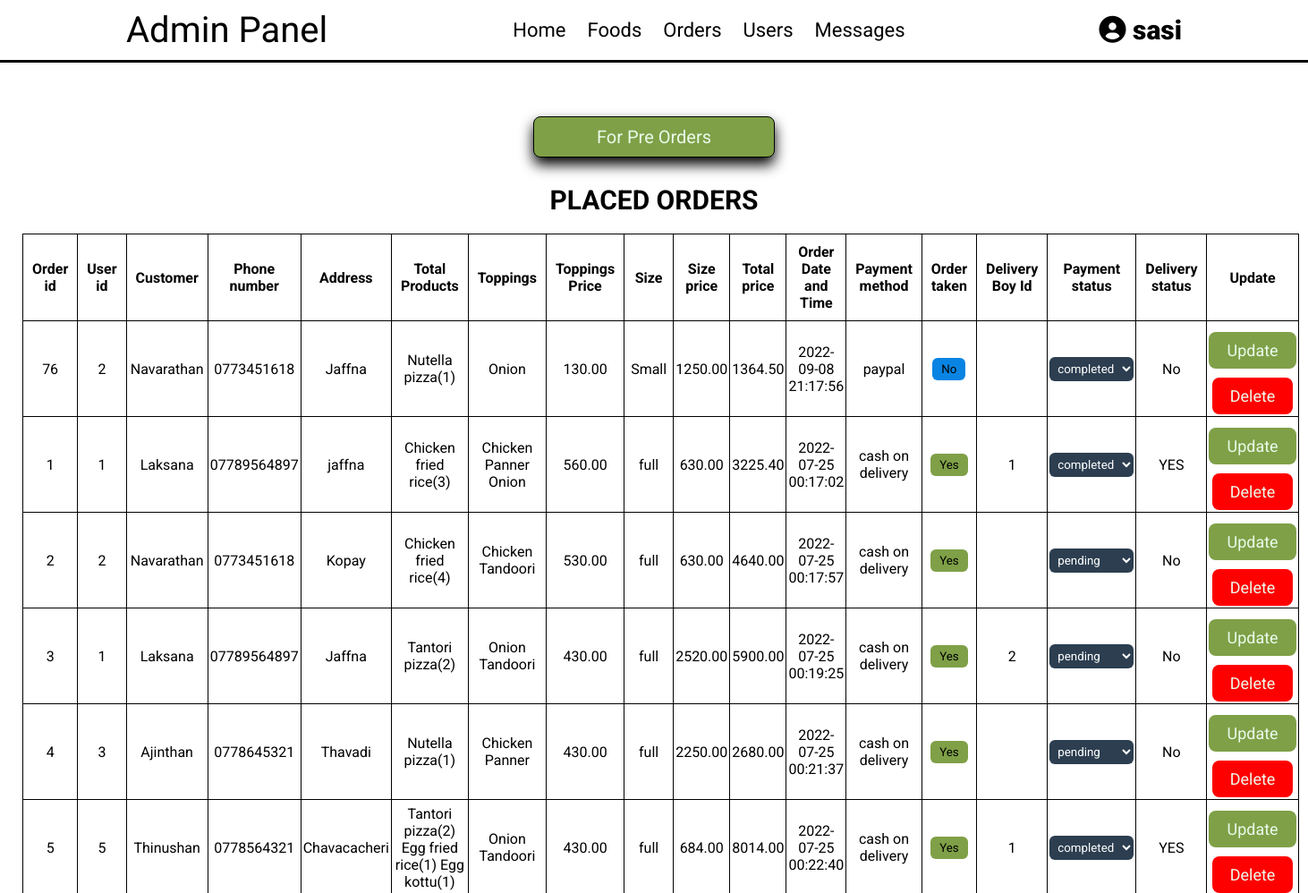
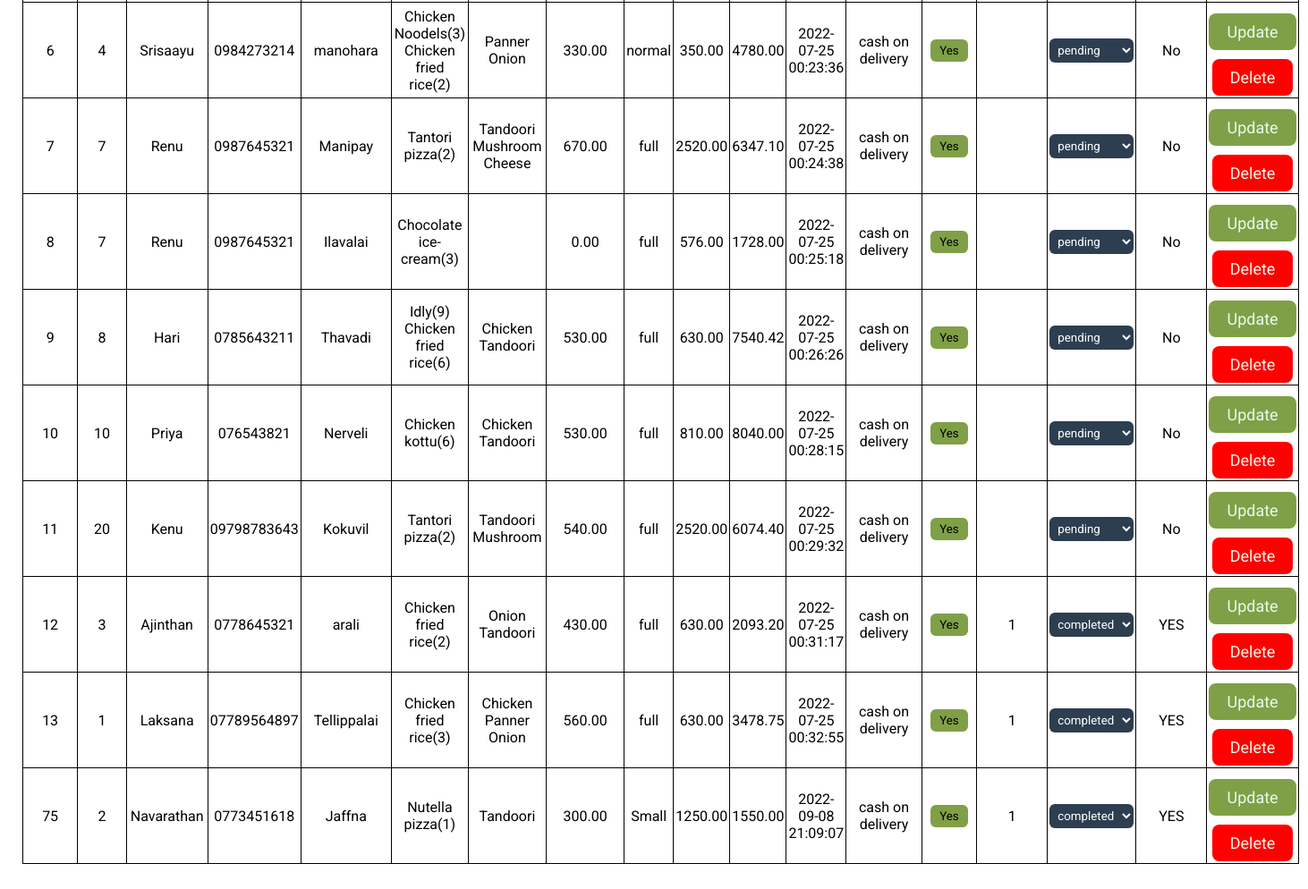
/admin/manage_orders.php (signed in), run on the app's committed database (2 pictures, top to bottom).
### tables this page shows
CREATE TABLE IF NOT EXISTS `order_tbl` (
  `order_id` int NOT NULL AUTO_INCREMENT,
  `user_id` int NOT NULL,
  `user_name` varchar(100) NOT NULL,
  `phone_no` varchar(12) NOT NULL,
  `email` varchar(100) NOT NULL,
  `payment_method` varchar(100) NOT NULL,
  `address` varchar(300) NOT NULL,
  `total_items` varchar(800) NOT NULL,
  `topping` varchar(100) NOT NULL,
  `t_price` decimal(8,2) NOT NULL,
  `size` varchar(10) NOT NULL,
  `s_price` decimal(8,2) NOT NULL,
  `total_price` decimal(10,2) NOT NULL,
  `order_date` datetime NOT NULL,
  `payment_status` varchar(30) NOT NULL DEFAULT 'pending',
  `order_taken` varchar(10) NOT NULL DEFAULT 'No',
  `delb_id` int DEFAULT NULL,
  `delivery_status` varchar(10) NOT NULL DEFAULT 'No',
  PRIMARY KEY (`order_id`),
  KEY `user_id` (`user_id`)
);

### admin/manage_orders.php (the view, shortened to what this page needs)
<?php
include '../connection.php';
?>
<!DOCTYPE html>
<html lang="en">
<head>
   <link rel="stylesheet" href="https://cdnjs.cloudflare.com/ajax/libs/font-awesome/6.0.0/css/all.min.css">
   <link rel="stylesheet" href="../css/admin_style7.css">
</head>
<body>
<?php include 'admin_header.php'; ?>
<section class="orders">
   <div class="contain"><a href="pre_orders.php" class="option-btn">For Pre Orders</a></div>
   <h1 class="title">placed orders</h1>
   <table>
      <tr>
         <th>Order id</th>
         <th>User id</th>
         <th>Customer</th>
         <th>Phone number</th>
         <th>Address</th>
         <th>Total Products</th>
         <th>Toppings</th>
         <th>Toppings Price</th>
         <th>Size</th>
         <th>Size price</th>
         <th>Total price</th>
         <th>Order Date and Time</th>
         <th>Payment method</th>
         <th>Order taken</th>
         <th>Delivery Boy Id</th>
         <th>Payment status</th>
         <th>Delivery status</th>
         <th>Update</th>
      </tr>
      <?php
      $select_orders = mysqli_query($conn, "SELECT * FROM `order_tbl`  ORDER BY order_taken, order_date") or die('query failed');
      if(mysqli_num_rows($select_orders) > 0){
         while($fetch_orders = mysqli_fetch_assoc($select_orders)){
      ?>
      <tr>
         <td><?php echo $fetch_orders['order_id']; ?></td>
         <td><?php echo $fetch_orders['user_id']; ?></td>
         <td><?php echo $fetch_orders['user_name']; ?></td>
         <td><?php echo $fetch_orders['phone_no']; ?></td>
         <td><?php echo $fetch_orders['address']; ?></td>
         <td><?php echo $fetch_orders['total_items']; ?></td>
         <td><?php echo $fetch_orders['topping']; ?></td>
         <td><?php echo $fetch_orders['t_price']; ?></td>
         <td><?php echo $fetch_orders['size']; ?></td>
         <td><?php echo $fetch_orders['s_price']; ?></td>
         <td><?php echo $fetch_orders['total_price']; ?></td>
         <td><?php echo $fetch_orders['order_date']; ?></td>
         <td><?php echo $fetch_orders['payment_method']; ?></td>
         <td>
            <form action="" method="post">
            <input type="submit" name="take_order"  style="background-color:<?php if($fetch_orders['order_taken'] == 'Yes'){ echo '#7fa047'; } ?>" class="order-btn" value="<?php echo $fetch_orders['order_taken']; ?>"/>
            </form>
         </td>
         <td><?php echo $fetch_orders['delb_id']; ?></td>
         <td><form action="" method="post">
            <select class="selecting" name="update_payment">
               <option value="<?php echo $fetch_orders['payment_status']; ?>" hidden><?php echo $fetch_orders['payment_status']; ?></option>
            </select>
         </td>
         <td><?php echo $fetch_orders['delivery_status']; ?></td>
         <td>
            <input type="submit" value="Update"  name="update_order" class="option-btn">
            <a href="manage_orders.php?delete=<?php echo $fetch_orders['order_id']; ?>" onclick="return confirm('delete this order?');" class="delete-btn">Delete</a>
         </td>
      </tr>
      <?php
         }
      }else{
         echo '<p class="empty">no orders placed yet!</p>';
      }
      ?>
   </table>
</section>
</body>
</html>

### css/admin_style7.css (style rules this page uses)
* { font-family: 'Roboto'; margin:0; padding:0; box-sizing: border-box; outline: none; border:none; text-decoration: none; transition:all .2s linear; }
body { background-color: #ffffff; }
section { padding:30px 25px; }
.title { text-align: center; margin:20px; text-transform: uppercase; color:#000000; font-size: 30px; }
.btn, .option-btn, .delete-btn, .white-btn { display: inline-block; margin-top: 10px; padding:10px 20px; cursor: pointer; color:#ebfaeb; font-size: 18px; border-radius: 8px; text-transform: capitalize; }
.option-btn { background-color: #7fa047; }
.delete-btn { background-color: #ff0000; }
h1 { color:#ffffff; }
.order-btn { background-color: #0984e3; padding:5px 10px; border-radius: 6px; }
table, tr ,th, td { border:1px solid #000000; border-collapse: collapse; text-align: center; padding:2px; }
.orders .selecting { background-color: #2c3e50; color:#ffffff ; padding: 5px; border-radius: 6px; }
.contain { margin:30px; }
.contain a { padding:10px; font-size: 20px; text-align: center; box-shadow: 0 8px 15px #000000; border:1px solid #000000; display: block; width:20%; margin:auto; }
.box-container table tr td, th { padding:10px; }

### data on the page
order_tbl: order_id "76", user "2", user_name "Navarathan", phone_no "0773451618", address "Jaffna", total_items "Nutella pizza(1)", topping "Onion", t_price "130.00", size "Small", s_price "1250.00", total_price "1364.50", order_date "2022-09-08 21:17:56", payment_method "paypal", take_order "No", update_payment "completed", delivery_status "No"
order_tbl: order_id "1", user "1", user_name "Laksana", phone_no "07789564897", address "jaffna", total_items "Chicken fried rice(3)", topping "Chicken Panner Onion", t_price "560.00", size "full", s_price "630.00", total_price "3225.40", order_date "2022-07-25 00:17:02", payment_method "cash on delivery", take_order "Yes", delb "1", update_payment "completed", delivery_status "YES"
order_tbl: order_id "2", user "2", user_name "Navarathan", phone_no "0773451618", address "Kopay", total_items "Chicken fried rice(4)", topping "Chicken Tandoori", t_price "530.00", size "full", s_price "630.00", total_price "4640.00", order_date "2022-07-25 00:17:57", payment_method "cash on delivery", take_order "Yes", update_payment "pending", delivery_status "No"
order_tbl: order_id "3", user "1", user_name "Laksana", phone_no "07789564897", address "Jaffna", total_items "Tantori pizza(2)", topping "Onion Tandoori", t_price "430.00", size "full", s_price "2520.00", total_price "5900.00", order_date "2022-07-25 00:19:25", payment_method "cash on delivery", take_order "Yes", delb "2", update_payment "pending", delivery_status "No"
order_tbl: order_id "4", user "3", user_name "Ajinthan", phone_no "0778645321", address "Thavadi", total_items "Nutella pizza(1)", topping "Chicken Panner", t_price "430.00", size "full", s_price "2250.00", total_price "2680.00", order_date "2022-07-25 00:21:37", payment_method "cash on delivery", take_order "Yes", update_payment "pending", delivery_status "No"
order_tbl: order_id "5", user "5", user_name "Thinushan", phone_no "0778564321", address "Chavacacheri", total_items "Tantori pizza(2) Egg fried rice(1) Egg kottu(1)", topping "Onion Tandoori", t_price "430.00", size "full", s_price "684.00", total_price "8014.00", order_date "2022-07-25 00:22:40", payment_method "cash on delivery", take_order "Yes", delb "1", update_payment "completed", delivery_status "YES"
order_tbl: order_id "6", user "4", user_name "Srisaayu", phone_no "0984273214", address "manohara", total_items "Chicken Noodels(3) Chicken fried rice(2)", topping "Panner Onion", t_price "330.00", size "normal", s_price "350.00", total_price "4780.00", order_date "2022-07-25 00:23:36", payment_method "cash on delivery", take_order "Yes", update_payment "pending", delivery_status "No"
order_tbl: order_id "7", user "7", user_name "Renu", phone_no "0987645321", address "Manipay", total_items "Tantori pizza(2)", topping "Tandoori Mushroom Cheese", t_price "670.00", size "full", s_price "2520.00", total_price "6347.10", order_date "2022-07-25 00:24:38", payment_method "cash on delivery", take_order "Yes", update_payment "pending", delivery_status "No"
order_tbl: order_id "8", user "7", user_name "Renu", phone_no "0987645321", address "Ilavalai", total_items "Chocolate ice-cream(3)", t_price "0.00", size "full", s_price "576.00", total_price "1728.00", order_date "2022-07-25 00:25:18", payment_method "cash on delivery", take_order "Yes", update_payment "pending", delivery_status "No"
order_tbl: order_id "9", user "8", user_name "Hari", phone_no "0785643211", address "Thavadi", total_items "Idly(9) Chicken fried rice(6)", topping "Chicken Tandoori", t_price "530.00", size "full", s_price "630.00", total_price "7540.42", order_date "2022-07-25 00:26:26", payment_method "cash on delivery", take_order "Yes", update_payment "pending", delivery_status "No"
order_tbl: order_id "10", user "10", user_name "Priya", phone_no "076543821", address "Nerveli", total_items "Chicken kottu(6)", topping "Chicken Tandoori", t_price "530.00", size "full", s_price "810.00", total_price "8040.00", order_date "2022-07-25 00:28:15", payment_method "cash on delivery", take_order "Yes", update_payment "pending", delivery_status "No"
order_tbl: order_id "11", user "20", user_name "Kenu", phone_no "09798783643", address "Kokuvil", total_items "Tantori pizza(2)", topping "Tandoori Mushroom", t_price "540.00", size "full", s_price "2520.00", total_price "6074.40", order_date "2022-07-25 00:29:32", payment_method "cash on delivery", take_order "Yes", update_payment "pending", delivery_status "No"
order_tbl: order_id "12", user "3", user_name "Ajinthan", phone_no "0778645321", address "arali", total_items "Chicken fried rice(2)", topping "Onion Tandoori", t_price "430.00", size "full", s_price "630.00", total_price "2093.20", order_date "2022-07-25 00:31:17", payment_method "cash on delivery", take_order "Yes", delb "1", update_payment "completed", delivery_status "YES"
order_tbl: order_id "13", user "1", user_name "Laksana", phone_no "07789564897", address "Tellippalai", total_items "Chicken fried rice(3)", topping "Chicken Panner Onion", t_price "560.00", size "full", s_price "630.00", total_price "3478.75", order_date "2022-07-25 00:32:55", payment_method "cash on delivery", take_order "Yes", delb "1", update_payment "completed", delivery_status "YES"
order_tbl: order_id "75", user "2", user_name "Navarathan", phone_no "0773451618", address "Jaffna", total_items "Nutella pizza(1)", topping "Tandoori", t_price "300.00", size "Small", s_price "1250.00", total_price "1550.00", order_date "2022-09-08 21:09:07", payment_method "cash on delivery", take_order "Yes", delb "1", update_payment "completed", delivery_status "YES"

### other printed values
$_SESSION['admin_name'] "sasi"
